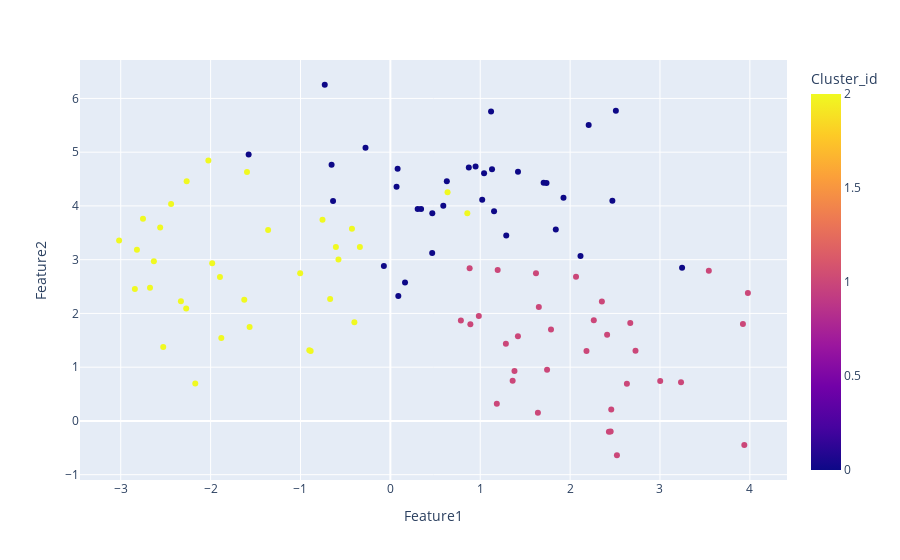

Notebook code cell kept with this figure:
### Code cell
import plotly.express as px

fig = px.scatter(df, x="Feature1", y="Feature2", color="Cluster_id")
fig.show()
